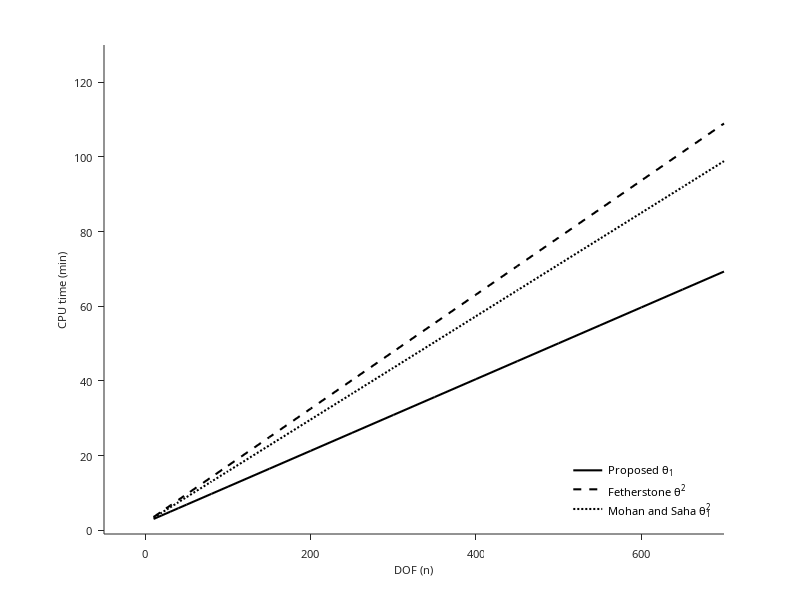

Here is the MATLAB script that generated this plot:
clear all;
%Lab computer data
dof=[5     10     20   30    40    50    80    100   150   200   250   300   350   400   450   500   550   600   650   700];
time=[0.175 0.211 0.291 0.365 0.444 0.521 0.748 0.904 1.286 1.670 2.054 2.432 2.823 3.198 3.578 3.990 4.350 4.744 5.117 5.511];
min=1/(60*1000);
step=900000*min;
time =time*step;
count=zeros(length(dof)-1,1);
timef=zeros(length(dof)-1,1);
timea=zeros(length(dof)-1,1);
timel=zeros(length(dof)-1,1);
for i=2:20
n1=0;n2=dof(i)/2;n3=0;
n=dof(i);
count(i-1)=142*n-124+139*n-120;
timef(i-1)=(199*n-198+174*n-173+5303.9)/36621;
timea(i-1)=(173*n-229+165*n-256+5303.9)/36621;
mpro(i-1)=(((142*n1+250*n2+358*n3)-124+(139*n1+219*n2+299*n3)-120)+5303.9)/36621;
end
timef =timef*step;
timea =timea*step;
timel =timel*step;
mpro=mpro*step;

set(0,'DefaultLineLineWidth',1.5,'DefaultAxesColorOrder',[0 0 0],...
   'DefaultAxesLineStyleOrder','-|--|:|-.', 'DefaultLineMarkerSize',1.5)

fh1=figure(3);
set(fh1, 'color', 'white'); % sets the color to white 
plot(dof(2:20),mpro,dof(2:20),timef,dof(2:20),timea);
axis([-50 700 -1 130])
set (gca,'fontsize',8,'fontweight','n','fontname','times new romans','linewidth',0.5,'Box', 'off','TickDir','out' );
% title(' Computational Efficiency ','FontSize',8);
xlabel('DOF (n)','FontSize',8);
ylabel('CPU time (min)','FontSize',8);
h=legend('Proposed \theta_1','Fetherstone \theta^2','Mohan and Saha \theta^2_1');
set(h,'Orientation','v','Color', 'none','Box', 'off','Location','best','fontsize',8,'fontweight','n','fontname','times new romans','linewidth',0.5, 'Location', 'SouthEast')
